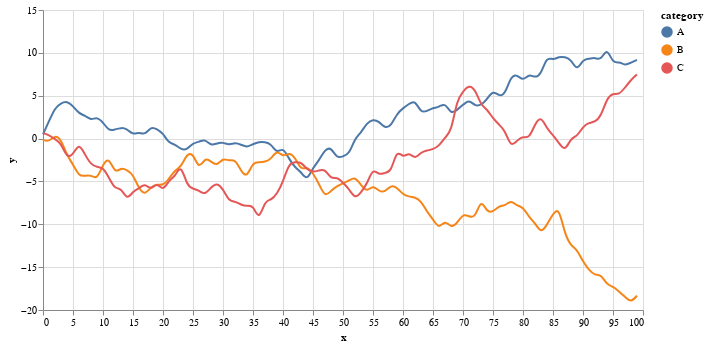

This figure's notebook cell:
### Markdown cell above
### Интерактивные графики с помощью [Altair](https://altair-viz.github.io/)

### Code cell
# Create a selection that chooses the nearest point & selects based on x-value
nearest = alt.selection(type='single', nearest=True, on='mouseover',
                        fields=['x'], empty='none')

# The basic line
line = alt.Chart(source).mark_line(interpolate='basis').encode(
    x='x:Q',
    y='y:Q',
    color='category:N'
)

# Transparent selectors across the chart. This is what tells us
# the x-value of the cursor
selectors = alt.Chart(source).mark_point().encode(
    x='x:Q',
    opacity=alt.value(0),
).add_selection(
    nearest
)

# Draw points on the line, and highlight based on selection
points = line.mark_point().encode(
    opacity=alt.condition(nearest, alt.value(1), alt.value(0))
)

# Draw text labels near the points, and highlight based on selection
text = line.mark_text(align='left', dx=5, dy=-5).encode(
    text=alt.condition(nearest, 'y:Q', alt.value(' '))
)

# Draw a rule at the location of the selection
rules = alt.Chart(source).mark_rule(color='gray').encode(
    x='x:Q',
).transform_filter(
    nearest
)

# Put the five layers into a chart and bind the data
alt.layer(
    line, selectors, points, rules, text
).properties(
    width=600, height=300
)

### Figure 1 — Vega-Lite specification as saved in the notebook (floating-point values rounded to 4 significant figures; data arrays with more than 128 entries replaced by an {"elided": "..."} marker saying what was removed)
{"config": {"view": {"continuousWidth": 400, "continuousHeight": 300}}, "layer": [{"mark": {"type": "line", "interpolate": "basis"}, "encoding": {"color": {"type": "nominal", "field": "category"}, "x": {"type": "quantitative", "field": "x"}, "y": {"type": "quantitative", "field": "y"}}}, {"mark": "point", "encoding": {"opacity": {"value": 0}, "x": {"type": "quantitative", "field": "x"}}, "selection": {"selector001": {"type": "single", "nearest": true, "on": "mouseover", "fields": ["x"], "empty": "none"}}}, {"mark": "point", "encoding": {"color": {"type": "nominal", "field": "category"}, "opacity": {"condition": {"value": 1, "selection": "selector001"}, "value": 0}, "x": {"type": "quantitative", "field": "x"}, "y": {"type": "quantitative", "field": "y"}}}, {"mark": {"type": "rule", "color": "gray"}, "encoding": {"x": {"type": "quantitative", "field": "x"}}, "transform": [{"filter": {"selection": "selector001"}}]}, {"mark": {"type": "text", "align": "left", "dx": 5, "dy": -5}, "encoding": {"color": {"type": "nominal", "field": "category"}, "text": {"condition": {"type": "quantitative", "field": "y", "selection": "selector001"}, "value": " "}, "x": {"type": "quantitative", "field": "x"}, "y": {"type": "quantitative", "field": "y"}}}], "data": {"name": "data-6721a5d73fc2eb4feb320b5cbb7cae62"}, "height": 300, "width": 600, "$schema": "https://vega.github.io/schema/vega-lite/v4.8.1.json", "datasets": {"data-6721a5d73fc2eb4feb320b5cbb7cae62": {"elided": "300 records"}}}
